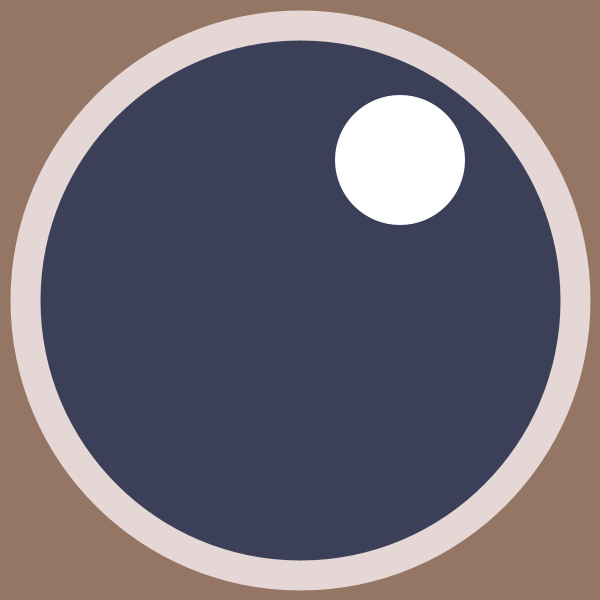
Frame 1 (no input)
Frame 60 (the mouse pressed at the canvas centre just before this capture): identical to frame 1, image omitted
Frame 120 (the mouse held since frame 60 and released just before this capture): identical to frame 1, image omitted

The Processing sketch that drew this single still picture (run headless with seeded random() and noise(); from frame 60 on, the mouse is pressed at the canvas centre):

// Processing sketch: memory
// ── memory.pde
//not perfect, not extravagant 
//-but sometimes it the simple things we often forget
//when we get pulled away into a rushing current as time keeps ticking, neverending


int a;
int s;

color bowl = #E5D7D5;
color night = #3B3F58;

void setup() {
  size(600, 600);
  
}

void draw() {
  // ------ this can ALWAYS change, but no matter 
  // wherever, whenever.. this memory stays a solid memory
 
 //---------(soon this will be a variable  that changes the scenery periodically)
  background(149, 118, 100);
  
  
  stroke(bowl);
  strokeWeight(30);
  fill(night);
  circle(300, 300, 550);
  
  fill(255);
  noStroke();
  circle(400, 160, 130);
  
  
}

//- a scenery around the bowl thats always changing
//- this represents time
void change(int r, int g, int b) {
  fill(r, g, b);
  
  
  
  
}


void star(int x, int y, int angle, int scale) {
  translate(x, y);
  rotate(radians(angle));
  scale(scale);
  
  fill(255);
  
  
}
